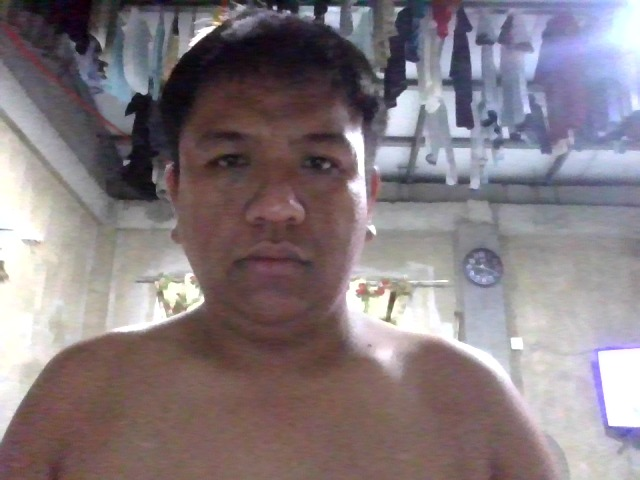
#> input picture assets/images/learners/100427140005.jpg, 640 x 480 px
$ python -i recognition_service.py   (imports and definitions only)
#> lines starting #> are read from the running program, lines starting #| are printed output that depends on the picture
"""Persistent localhost recognition worker for Project LINK.

Keeping OpenCV's detector and LBPH model in memory removes the Python startup
and model-loading work from every attendance scan.
"""

import argparse
import json
from http.server import BaseHTTPRequestHandler, ThreadingHTTPServer

import cv2
import numpy as np

from identify_face import LABELS_FILE, MODEL_FILE, cascade_classifier


class RecognitionEngine:
    def __init__(self):
        self.reload()

    def reload(self):
        if not hasattr(cv2, "face") or not MODEL_FILE.is_file() or not LABELS_FILE.is_file():
            raise RuntimeError("No trained model is available. Capture faces and train the recognizer first.")
        self.detector = cascade_classifier()
        self.recognizer = cv2.face.LBPHFaceRecognizer_create()
        self.recognizer.read(str(MODEL_FILE))
        self.labels = json.loads(LABELS_FILE.read_text(encoding="utf-8"))

    # [14 lines left out: function recognize, not called in this run]


class Handler(BaseHTTPRequestHandler):
    engine = None

    def log_message(self, format, *args):
        return

    # [42 lines left out: functions send_json, do_GET, do_POST, main, not called in this run]


# [2 lines not run here, left out]

>>> import cv2
>>> picture = cv2.imread('../assets/images/learners/100427140005.jpg', cv2.IMREAD_GRAYSCALE)
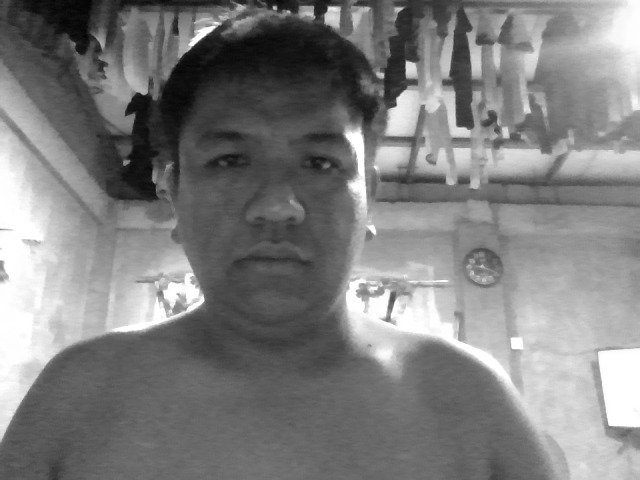
#> picture: shape (480, 640); min 1, max 255, mean 126.6
#> (the run stopped early here; a loop or call above may not have finished)
